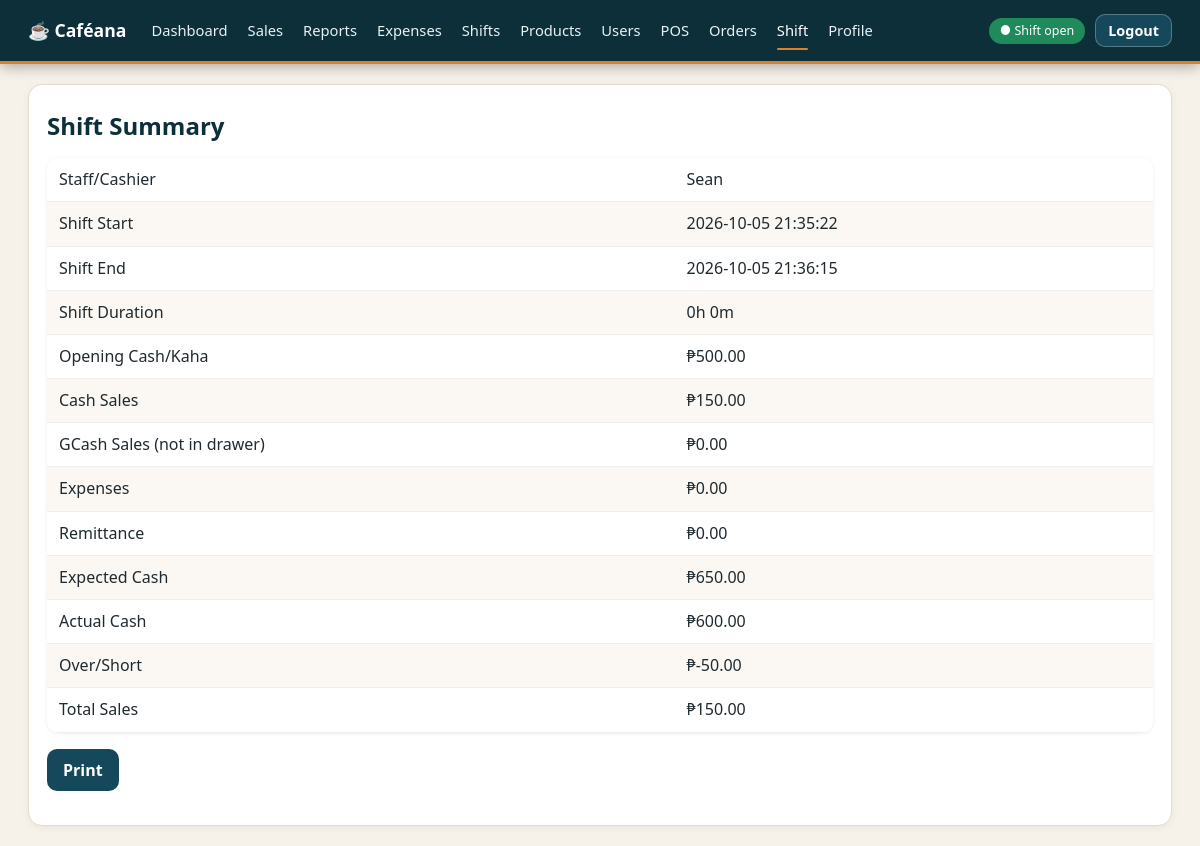
The page /shift/2 (signed in) on the database its author committed.
### tables this page shows
CREATE TABLE users(id INTEGER PRIMARY KEY,username TEXT UNIQUE NOT NULL,full_name TEXT NOT NULL,password_hash TEXT NOT NULL,
 role TEXT NOT NULL DEFAULT 'staff' CHECK(role IN('admin','staff')),status TEXT NOT NULL DEFAULT 'pending' CHECK(status IN('pending','active','rejected','inactive')),
 created_at TEXT NOT NULL DEFAULT(datetime('now','localtime')));

CREATE TABLE shifts(id INTEGER PRIMARY KEY,user_id INTEGER NOT NULL REFERENCES users(id),start_at TEXT NOT NULL DEFAULT(datetime('now','localtime')),end_at TEXT,
 opening_cash INTEGER NOT NULL,closing_cash INTEGER,expected_cash INTEGER,over_short INTEGER,status TEXT NOT NULL DEFAULT 'open' CHECK(status IN('open','closed')));

### app.py (the view)
@app.route("/shift/<int:sid>")
@login_required
def shift_view(sid):
    s = q1("SELECT s.*,u.full_name FROM shifts s JOIN users u ON u.id=s.user_id WHERE s.id=?", (sid,))
    if not s or (g.user["role"] != "admin" and s["user_id"] != g.user["id"]): abort(404)
    return render_template("shift.html", s=s, t=totals(s), dur=duration(s), who=s["full_name"], view=True)

### app.py (called while the page is built)
def db():
    if "db" not in g:
        g.db = sqlite3.connect(DB); g.db.row_factory = sqlite3.Row
        g.db.execute("PRAGMA foreign_keys=ON"); g.db.execute("PRAGMA busy_timeout=5000")
    return g.db

@app.teardown_appcontext
def _close(e):
    d = g.pop("db", None)
    if d: d.close()

def q1(sql, a=()): return db().execute(sql, a).fetchone()

@app.template_filter("peso")
def peso(c): return "₱{:,.2f}".format((c or 0) / 100)

def totals(s):
    def t(sql): return q1(sql, (s["id"],))["v"]
    cash = t("SELECT COALESCE(SUM(p.amount),0) v FROM payments p JOIN orders o ON o.id=p.order_id WHERE o.shift_id=? AND p.method='cash'")
    gc = t("SELECT COALESCE(SUM(p.amount),0) v FROM payments p JOIN orders o ON o.id=p.order_id WHERE o.shift_id=? AND p.method='gcash'")
    ex = t("SELECT COALESCE(SUM(amount),0) v FROM expenses WHERE shift_id=?")
    rm = t("SELECT COALESCE(SUM(amount),0) v FROM remittances WHERE shift_id=?")
    return dict(cash=cash, gcash=gc, exp=ex, rem=rm, total=cash + gc, expected=s["opening_cash"] + cash - ex - rm)

def duration(s):
    a = datetime.fromisoformat(s["start_at"]); b = datetime.fromisoformat(s["end_at"]) if s["end_at"] else datetime.now()
    m = int((b - a).total_seconds() // 60); return f"{m // 60}h {m % 60}m"

@app.before_request
def load():
    g.user = None
    if session.get("uid"):
        g.user = q1("SELECT * FROM users WHERE id=? AND status='active'", (session["uid"],))
        if not g.user: session.clear()
    if request.method == "POST":
        t = request.form.get("csrf") or request.headers.get("X-CSRF") or ""
        if not secrets.compare_digest(t, session.get("csrf", "")): abort(400)

@app.after_request
def headers(r):
    r.headers["X-Frame-Options"] = "DENY"; r.headers["X-Content-Type-Options"] = "nosniff"; r.headers["Referrer-Policy"] = "same-origin"
    r.headers["Content-Security-Policy"] = "default-src 'self'; img-src 'self' https: data:; style-src 'self' 'unsafe-inline'; script-src 'self' 'unsafe-inline'; frame-ancestors 'none'; form-action 'self'"
    if not request.path.startswith("/static/"): r.headers["Cache-Control"] = "no-store"  # no cached financial pages after logout
    if PROD: r.headers["Strict-Transport-Security"] = "max-age=31536000"
    return r

def login_required(f):
    @wraps(f)
    def w(*a, **k):
        if not g.user: return redirect(url_for("login"))
        return f(*a, **k)
    return w

### templates/shift.html (shortened to what this page needs)
{% extends "base.html" %}{% block body %} {% if not s %}
<form
  method="post"
  class="box narrow"
  onsubmit="return confirm('Start shift with this opening cash?');"
>
  <input type="hidden" name="csrf" value="{{ csrf }}" />
  <h2>Start Shift</h2>
  <p>{{ who }}</p>
  <label>How much cash is in the kaha/cash drawer?</label
  ><input name="cash" type="number" step="0.01" min="0" required /><button>
    Start Shift
  </button>
</form>
{% else %}
<div class="box">
  <h2>Shift Summary</h2>
  <table>
    <tr>
      <td>Staff/Cashier</td>
      <td>{{ who }}</td>
    </tr>
    <tr>
      <td>Shift Start</td>
      <td>{{ s.start_at }}</td>
    </tr>
    <tr>
      <td>Shift End</td>
      <td>{{ s.end_at or '— (open)' }}</td>
    </tr>
    <tr>
      <td>Shift Duration</td>
      <td>{{ dur }}</td>
    </tr>
    <tr>
      <td>Opening Cash/Kaha</td>
      <td>{{ s.opening_cash|peso }}</td>
    </tr>
    <tr>
      <td>Cash Sales</td>
      <td>{{ t.cash|peso }}</td>
    </tr>
    <tr>
      <td>GCash Sales (not in drawer)</td>
      <td>{{ t.gcash|peso }}</td>
    </tr>
    <tr>
      <td>Expenses</td>
      <td>{{ t.exp|peso }}</td>
    </tr>
    <tr>
      <td>Remittance</td>
      <td>{{ t.rem|peso }}</td>
    </tr>
    <tr>
      <td>Expected Cash</td>
      <td>
        {{ (s.expected_cash if s.status=='closed' else t.expected)|peso }}
      </td>
    </tr>
    <tr>
      <td>Actual Cash</td>
      <td>{{ s.closing_cash|peso if s.status=='closed' else '—' }}</td>
    </tr>
    <tr>
      <td>Over/Short</td>
      <td>{{ s.over_short|peso if s.status=='closed' else '—' }}</td>
    </tr>
    <tr>
      <td>Total Sales</td>
      <td>{{ t.total|peso }}</td>
    </tr>
  </table>
  <p class="noprint"><button onclick="print()" class="alt">Print</button></p>
</div>
{% endif %}{% endblock %}

### static/style.css (style rules this page uses)
:root { --night:#0c2f3a;--teal:#14485a;--accent:#D9822B;--accent2:#eb9640;--bg:#f6f1e9;--ink:#1f2a30;--muted:#6a7780;--line:#e5dccd;--brown:var(--teal);--r:12px; --hero-img:url('/static/hero.jpg');--banner-img:var(--hero-img) }
* { box-sizing:border-box }
body { margin:0;font-family:system-ui,-apple-system,"Segoe UI",Roboto,sans-serif;background:var(--bg);color:var(--ink);line-height:1.45 }
h2 { color:var(--night);margin:6px 0 14px;font-size:1.5rem }
button,.btn { background:var(--accent);color:#1d130c;border:0;border-radius:10px;padding:10px 16px;cursor:pointer;font-size:1rem;font-weight:600;text-decoration:none;display:inline-block;font-family:inherit }
button.alt,.btn.alt { background:var(--teal);color:#fff }
.box { background:#fff;border-radius:14px;border:1px solid var(--line);padding:18px;box-shadow:0 2px 8px #0000000d }
table { width:100%;border-collapse:separate;border-spacing:0;background:#fff;border-radius:var(--r);overflow:hidden;box-shadow:0 1px 4px #0001 }
td,th { padding:10px 12px;border-bottom:1px solid #eee }
tr:nth-child(even) td { background:#fbf8f3 }
a,button,.btn,input,select { transition:transform .15s ease,box-shadow .15s ease,background-color .15s ease,border-color .15s ease,color .15s ease }

### rows shown on the page
users: full_name "Sean"
shifts: start_at "2026-10-05 21:35:22", end_at "2026-10-05 21:36:15", opening_cash|peso "₱500.00", status+expected_cash "₱650.00", closing_cash|peso "₱600.00", over_short|peso "₱-50.00"

### other values the page prints
{{ l }} "Dashboard" "Sales" "Reports" "Expenses" "Shifts" "Products" "Users"
{{ l }} "POS" "Orders" "Shift" "Profile"
{{ '● Shift open' if my_shift else '○ No shift' }} "● Shift open"
{{ dur }} "0h 0m"
{{ t.cash|peso }} "₱150.00"
{{ t.gcash|peso }} "₱0.00"
{{ t.exp|peso }} "₱0.00"
{{ t.rem|peso }} "₱0.00"
{{ t.total|peso }} "₱150.00"
